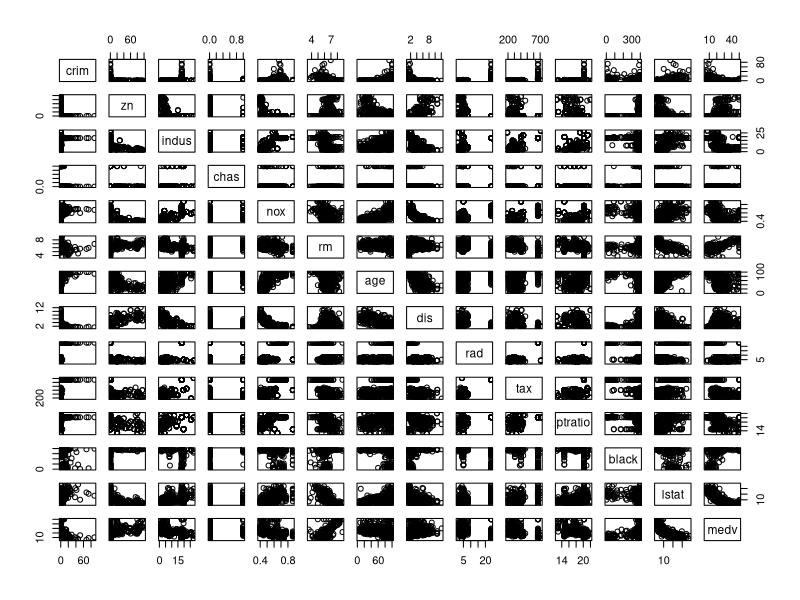
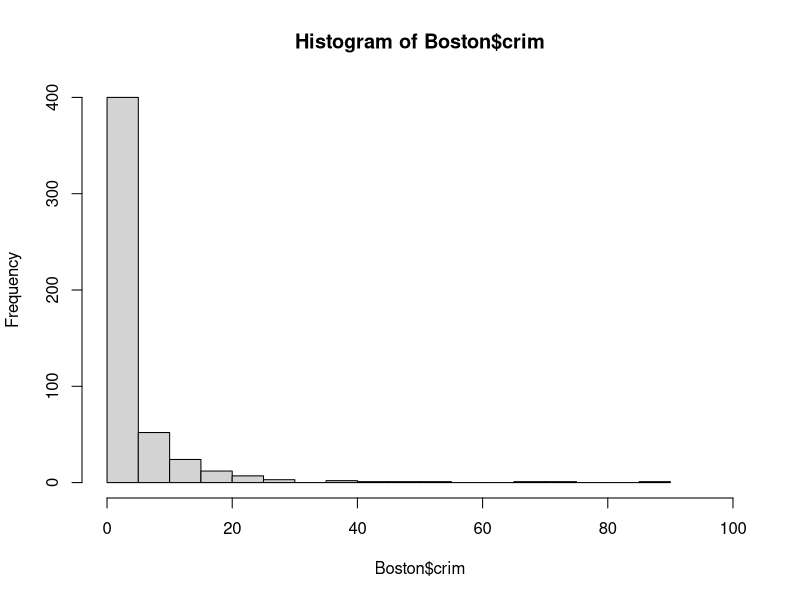
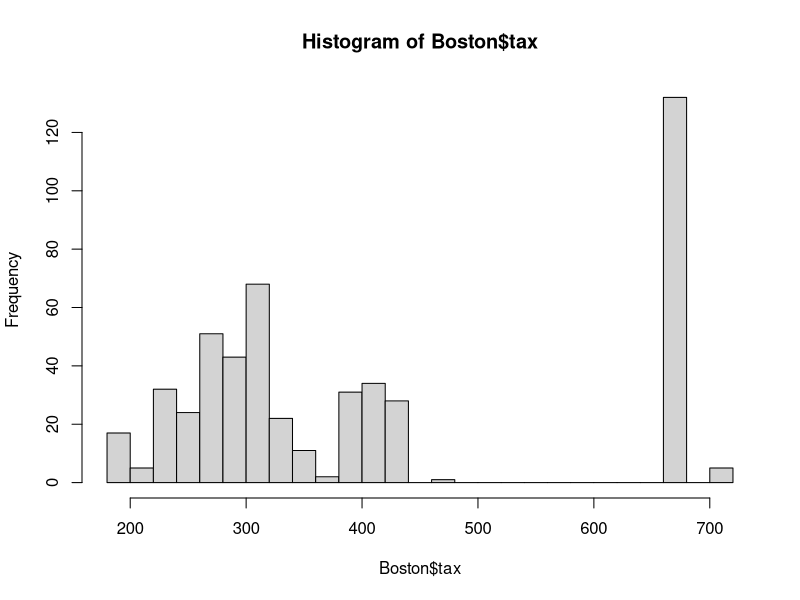
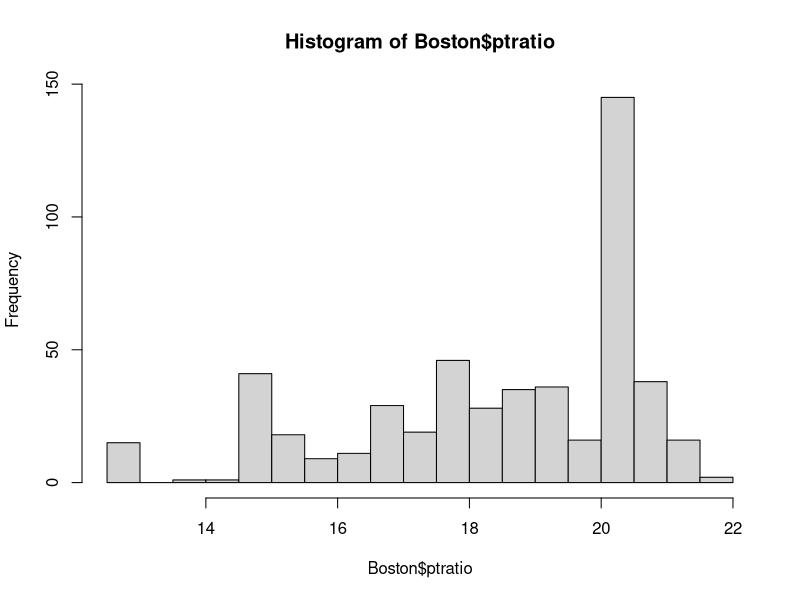

Source code (R) for these figures, in order:
# Initial env
rm(list = ls())
graphics.off()

###install.packages("MASS")
# Loading package
library(MASS)
data(Boston)

# a) Make pairwise scatterplots of the predictors, and describe your findings. 
pairs(Boston)

# b) Are any of the predictors associated with per capita crime rate? 
cor(Boston$crim,Boston)

# c) Do any of the suburbs of Boston appear to have particularly high crime rates? Tax rates? Pupil-teacher ratios? Comment on the range of each predictor. 
hist(Boston$crim, breaks =20, xlim = c(0,100))
quantile(Boston$crim, c(0, 0.5, 0.75, 0.90, 0.95, 1))
length(Boston$crim[Boston$crim>10])/length(Boston$crim)
length(Boston$crim[Boston$crim>15])/length(Boston$crim)

hist(Boston$tax, breaks =20)
length(Boston$tax[Boston$tax>650])/length(Boston$tax)

hist(Boston$ptratio, breaks =20)
quantile(Boston$ptratio, c(0, 0.5, 0.75, 1))

# d) In this data set, how many of the suburbs average more than seen rooms per dwelling? More than eight rooms per dwelling? Comment on the suburbs that average more than eight rooms per dwelling. 
summary(Boston$rm)

length(Boston$rm[Boston$rm > 7])
length(Boston$rm[Boston$rm > 8])

summary(Boston$rm)
length(Boston$rm[Boston$rm > 8])/length(Boston$rm)

